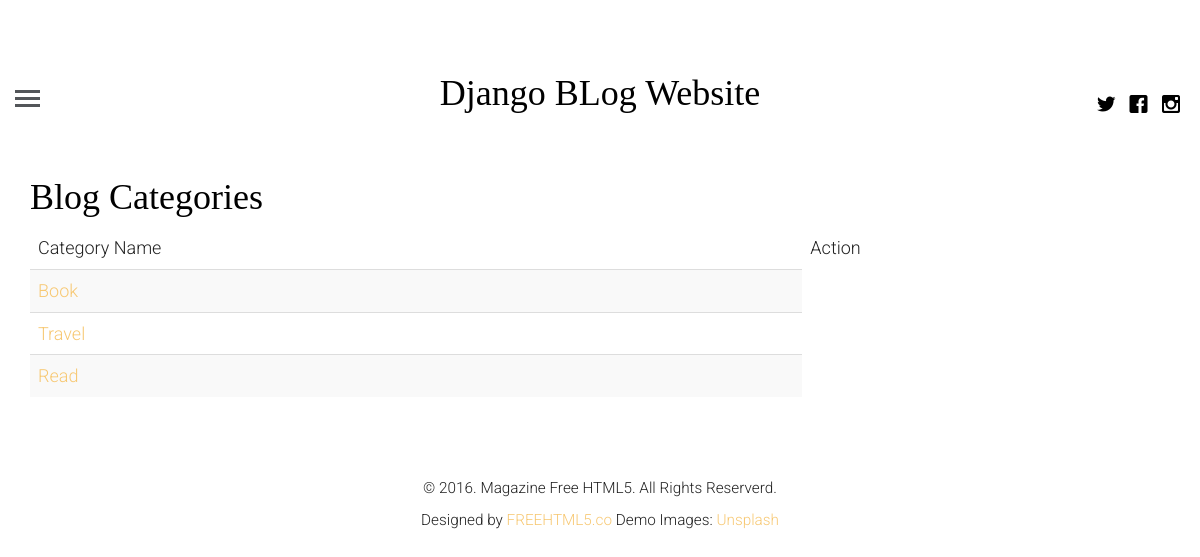
The page /category on the database its author committed.
### blogapp/models.py (models this page shows, shortened)
class category(models.Model):
    name = models.CharField(max_length=100)

### blogapp/views.py (the view)
# urls.py: path('category', views.getCategory, name="category"),
def getCategory(request):
    categories = category.objects.all()
    return render(request, 'get_category.html', {"cat": categories})

### templates/get_category.html (shortened to what this page needs)
{% extends 'base.html' %}
{% load static %}
{% block content %}
    <div class="container">
        <h1>Blog Categories</h1>
    </div>
    <div class="container">
        <table class="table table-striped">
            <thead>
                <tr>
                    <td>Category Name</td>
                    <td>Action</td>
                </tr>
            </thead>
            <tbody>
                {% for obj in cat %}
                <tr>
                    <td><a href="{% url 'topic' name=obj.name %}">{{ obj.name }}</a></td>
                </tr>
                {% endfor %}
            </tbody>
        </table>
    </div>
{% endblock %}

### static/css/style.css (style rules this page uses)
html { background: #fff; }
body { font-family: "Roboto", arial, sans-serif; font-size: 18px; font-weight: 300; line-height: 1.8; color: #222; background: #fff; }
a { color: #f7c873; -webkit-transition: 0.5s; -o-transition: 0.5s; transition: 0.5s; }
h1, h2, h3, h4, h5, h6 { font-family: "Playfair Display", times, serif; color: #000; }

### rows shown on the page
category: name "Book"
category: name "Travel"
category: name "Read"
